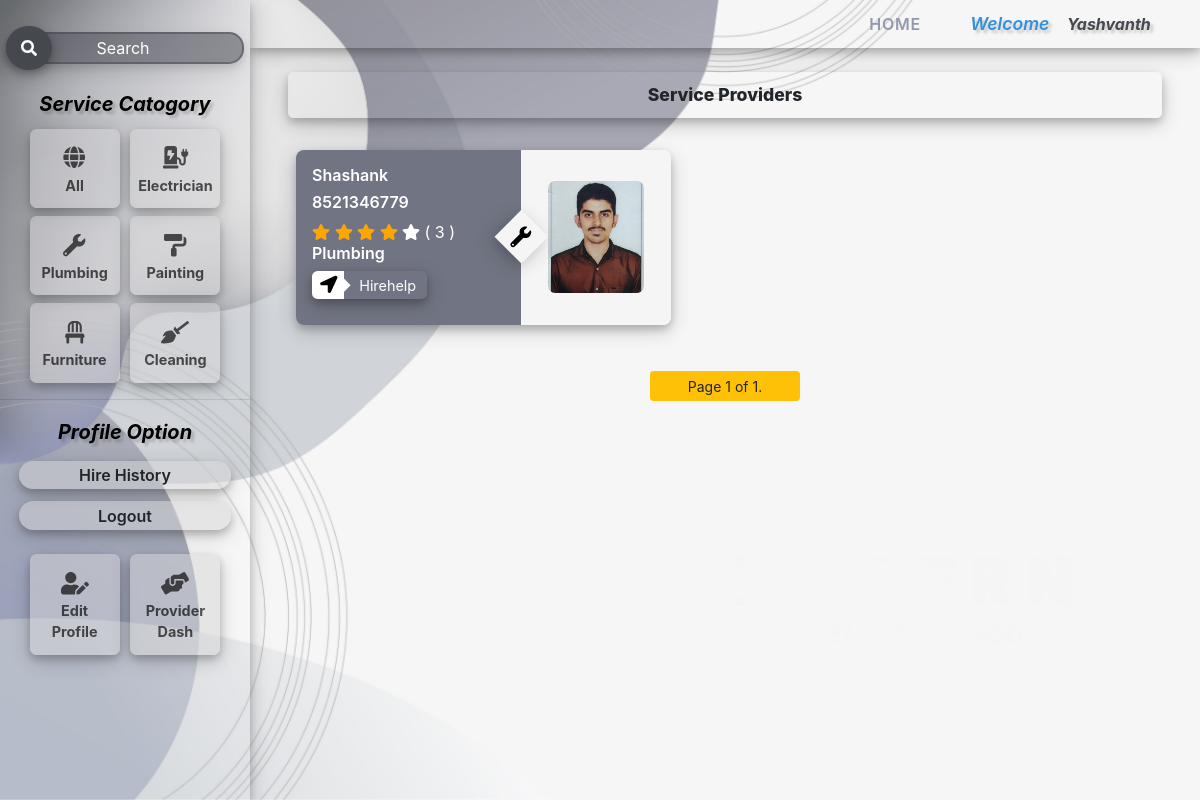
/seekerHome/plumbing/ (signed in), run on the app's committed database.
### core/models.py (models this page shows, shortened)
class Applicationuser(models.Model):
    class Meta:
        ordering =['uid']
    choice = (('provider','PROVIDER'),('seeker','SEEKER'))
    service_category = (
        ('cleaning','Cleaning'),
        ('plumbing','Plumbing'),
        ('electrician','Electrician'),
        ('painting','Painting'),
        ('furniture','Furniture Assembly')
    )
    uid = models.AutoField(primary_key=True)
    user = models.OneToOneField(User,null=True,on_delete=models.SET_NULL)
    user_satus = models.CharField(max_length=10,choices=choice,null=True,blank=True)
    service_catogory = models.CharField(max_length=50,blank=True,null=True,choices=service_category)
    description = models.TextField(blank=True,null=True)
    phonenumber = models.CharField(max_length=10)
    profile_pic = models.ImageField(upload_to='pic/',blank=True,null=True)
    rating = models.IntegerField(default=0)
    rated_user_count = models.IntegerField(default=0)
    address = models.TextField()

### core/views.py (the view)
# urls.py: url(r"^seekerHome/(?P<service_catogory>[A-Za-z]+)/",views.seeker_home,name="Seeker"),
@login_required
def seeker_home(request,service_catogory = None):
    Number_of_objects_per_page = 15
    context={}
    if request.method == "POST":
        jobAssignmentForm_obj = jobAssignmentForm(request.POST)
        if jobAssignmentForm_obj.is_valid():
            jobAssignmentForm_obj.save()
            jobAssignmentForm_obj = jobAssignmentForm()
    else:
        jobAssignmentForm_obj = jobAssignmentForm()
    if service_catogory == "All":
        obj = Applicationuser.objects.all().exclude(user__username=request.user.username)
    else:
        obj = Applicationuser.objects.filter(Q(service_catogory = service_catogory.lower())).exclude(user__username=request.user.username) or None
    search_query = request.GET.get('search',None)
    if search_query:
        obj = obj.filter(Q(user__username__icontains =search_query)|
                        Q(service_catogory__icontains = search_query)|
                        Q(user_satus__icontains =search_query)|
                        Q(rating__icontains =search_query))
    if obj:
        paginated_object_list = Paginator(obj,Number_of_objects_per_page)
        page_number =  request.GET.get('page')
        obj = paginated_object_list.get_page(page_number)
    context['userlist']=obj
    context['form'] =jobAssignmentForm_obj
    return render(request,'seeker.html',context)

### core/forms.py (shortened to what this page needs)
class jobAssignmentForm(forms.ModelForm):
    seeker_id = forms.IntegerField(widget=forms.TextInput(attrs={'style':'display:none'}))
    provider_id = forms.IntegerField(widget=forms.TextInput(attrs={'style':'display:none'}))
    seeker_name = forms.CharField(label="Job Seeker Name",widget=forms.TextInput(attrs={'readonly':'readonly'}))
    provider_name = forms.CharField(label="Job Provider Name",widget=forms.TextInput(attrs={'readonly':'readonly'}))
    class Meta:
        model = Job
        fields = ('job_title','jobName','job_discription','seeker_id','seeker_name','provider_id','provider_name')
        labels = {
            'jobName':"Enter the job title",
            'job_title':"Job Type",
            'job_discription':"Enter the job discription",
        }
        widgets = {
            'job_discription': forms.Textarea(attrs={"rows":"2"})
        }

### template/seeker.html (shortened to what this page needs)
<!DOCTYPE html>
{% load custumTags %}
{% load static %}
{% load crispy_forms_tags %}
<html lang="en">
<head>
    <link rel="stylesheet" href="https://cdnjs.cloudflare.com/ajax/libs/font-awesome/4.7.0/css/font-awesome.min.css">
    <link rel="stylesheet" href="https://maxcdn.bootstrapcdn.com/bootstrap/4.0.0/css/bootstrap.min.css">
</head>
<body>
    <div class="maincontainer" >
        <div class="content-container" >
            <div class="slidebar">
                <div class="slidebar_container">
                    <form  class="search-form" method="GET" >
                        <label id="search-label"  for="search"><i class="fas fa-search"></i></label>
                        <input  id='search' type="search" placeholder="Search"  name="search" {% if request.GET.search %} value="{{ request.GET.search }}" {% endif %}>
                    </form>
                    <div class="service-categoryList ">
                        <h5>Service Catogory</h5>
                        <div class="service-categoryRow">
                            <div class="service-categoryitem" data-attr="All">
                                <i class="fas fa-globe"></i>
                                <b>All</b>
                            </div>
                            <div class="service-categoryitem" data-attr="Electrician">
                                <i class="fas fa-charging-station"></i>
                                <b>Electrician</b>
                            </div>
                            <div class=" service-categoryitem"  data-attr="Plumbing">
                                <i class="fas fa-wrench"></i>
                                <b>Plumbing</b>
                            </div>
                            <div class=" service-categoryitem"  data-attr="Painting">
                                <i class="fas fa-paint-roller"></i>
                                <b>Painting</b>
                            </div>
                            <div class=" service-categoryitem"  data-attr="Furniture">
                                <i class="fas fa-chair"></i>
                                <b>Furniture</b>
                            </div>
                            <div class=" service-categoryitem"  data-attr="Cleaning">
                                <i class="fas fa-broom"></i>
                                <b>Cleaning</b>
                            </div>
                        </div>
                        <hr>
                        <h5>Profile Option</h5>
                        <ul class="UserOptions">
                            {% block seeker_options %}
                            <li onclick="gotoHireHistory()">Hire History</li>
                            {% endblock %}
                            <li onclick="logouts()">Logout</li>
                        </ul>
                         <div class="service-categoryRow mt-3">
                            <div class="dash-options" onclick="gotoUserPage()">
                                <i class="fas fa-user-edit"></i>
                                <b>Edit Profile</b>
                            </div>
                            <div class="dash-options" onclick="gotoProviderDash()">
                                <i class="fas fa-hands-helping"></i>
                                <b>Provider Dash</b>
                            </div>
                        </div>
                    </div>
                </div>
            </div>
            <div class="actual_content">
                <div class="nav-container">
                    <ul class="navlist">
                        <li class="nav-li" onclick="logouts()"><a class="nav-a" href="">Home</a></li>
                        <li  style="margin-left:0;list-style: none;"><a  style="color:#464850;font-weight: 650;font-style: italic;text-shadow: 3px 3px 3px rgba(0, 0, 0, .20);">
                        <span class="welcome">Welcome</span>{{ request.user.username }}</a></li>
                    </ul>
                </div>
                <div class="rows">
                         <div class="columns one">
                            {% block seeker_html %}
                            <h2 class="headding mt-4" style="width: 92%;">Service Providers</h2>
                            <div class="user_paginator" style="width: 92%; margin: auto;padding: 1em 0em;">
                                    {% for value in userlist %}
                                        <div class="card-container" onclick='get_user_data("{{ value.uid }}")'>
                                                <div class="card-leftpart">
                                                    <h4 class="text-h4">{{ value.user.username }}</h4>
                                                    <h4 class="text-h4">{{ value.phonenumber }}</h4>
                                                    {% for x in "stars" %}
                                                            {% if forloop.counter <= value.rating %}
                                                                <span class="fa fa-star checked"></span>
                                                            {% else %}
                                                                <span class="fa fa-star"></span>
                                                            {% endif %}
                                                    {% endfor %}
                                                    <span>( {{ value.rated_user_count}} )</span>
                                                    <br>
                                                    <span class="center_icon"></span>
                                                        {% if value.service_catogory == "electrician" %}
                                                            <i class="fas fa-charging-station"></i>
                                                        {% elif value.service_catogory == "furniture" %}
                                                                <i class="fas fa-chair"></i>
                                                        {% elif value.service_catogory == "painting" %}
                                                                <i class="fas fa-paint-roller"></i>
                                                        {% elif value.service_catogory == "cleaning" %}
                                                                <i class="fas fa-broom"></i>
                                                        {% else%}
                                                                <i class="fas fa-wrench"></i>
                                                        {% endif %}
                                                    <h4 class="text-h4">{{ value.service_catogory|title  }}</h4>
                                                    <button class="bill_btn" onclick="jobAssignment(event,'{{value.uid}}','{{ value.user.username }}','{{value.service_catogory}}')">
                                                        <span class="left"><i class="fas fa-location-arrow"></i></span>
                                                        <span class="ml-2 right">Hirehelp</span>
                                                    </button>
                                                </div>
                                                <div class="card-rightpart">
                                                    <img class="rightside_image" src="{{ value.profile_pic.url }}" alt="">
                                                </div>
                                        </div>
                                    {% empty %}
                                        <h1 class="errormsg">You have filters set, which may hide some results OR No date available sorry..</h1>
                                    {% endfor %}
                            </div>
                            <div class="padinator">
                                {% if userlist %}
                                <span class="current btn btn-warning  btn-sm" style="width:150px;height: 30px;">
                                    Page {{ userlist.number }} of {{ userlist.paginator.num_pages }}.
                                </span>
                                {% endif %}
                            </div>
                            {% endblock %}
                        </div>
                </div>
            </div>
        </div>
    </div>
</body>
</html>

### template/seeker.html (style rules this page uses)
input,select,textarea { display: block; background-color:rgb(231, 231, 231); border: none; color: black; box-shadow: 0 4px 8px 0 rgba(0,0,0,.1), 0 6px 20px 0 rgba(0,0,0,.1); padding: 0.25em 0.75em; width: 100%; border-radius: .05em; overflow: hidden; }

### data on the page
Applicationuser: user.username "Shashank", phonenumber "8521346779", rated_user_count "3", service_catogory "Plumbing", profile_pic (picture)

### other printed values
{{ request.user.username }} "Yashvanth"
{{ userlist.number }} "1"
{{ userlist.paginator.num_pages }} "1"
